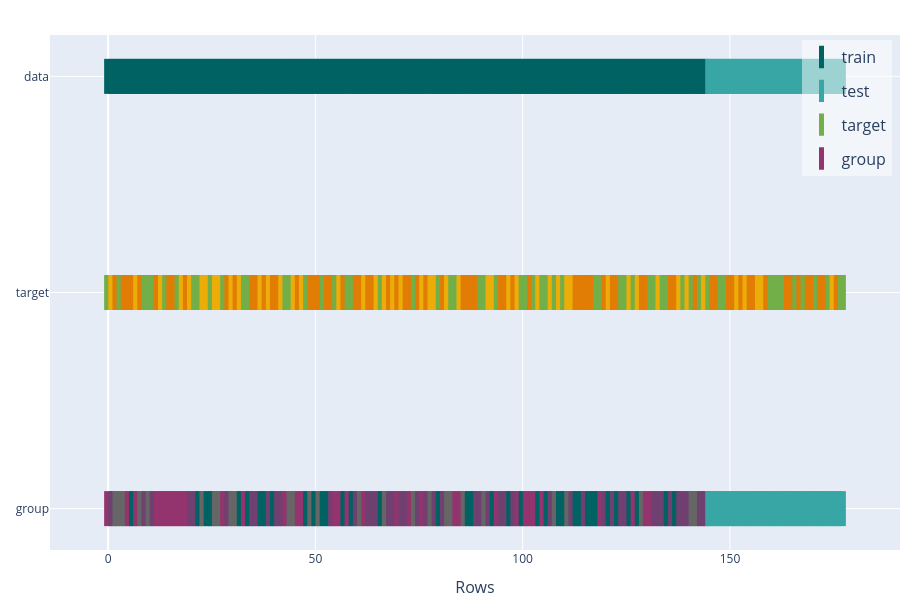

This figure's notebook cell:
### Code cell
# Visualize os grupos
experionml.plot_data_splits()

### Figure 1 — Plotly figure (JSON) as saved in the notebook; plotly's stock layout.template omitted (floating-point values rounded to 4 significant figures; data arrays with more than 128 entries replaced by an {"elided": "..."} marker saying what was removed)
{"data": [{"hovertemplate": "%{y}: train<extra></extra>", "legendgroup": "train", "line": {"color": "rgb(0, 98, 98)", "dash": "solid", "width": 2}, "marker": {"line": {"color": "rgba(0, 98, 98, 1)", "width": 8}, "size": 25, "symbol": "line-ns"}, "mode": "markers", "name": "train", "showlegend": true, "type": "scatter", "x": {"elided": "145 int values"}, "xaxis": "x", "y": {"elided": "145 str values"}, "yaxis": "y"}, {"hovertemplate": "%{y}: test<extra></extra>", "legendgroup": "test", "line": {"color": "rgb(56, 166, 165)", "dash": "solid", "width": 2}, "marker": {"line": {"color": "rgba(56, 166, 165, 1)", "width": 8}, "size": 25, "symbol": "line-ns"}, "mode": "markers", "name": "test", "showlegend": true, "type": "scatter", "x": [145, 146, 147, 148, 149, 150, 151, 152, 153, 154, 155, 156, 157, 158, 159, 160, 161, 162, 163, 164, 165, 166, 167, 168, 169, 170, 171, 172, 173, 174, 175, 176, 177], "xaxis": "x", "y": ["data", "data", "data", "data", "data", "data", "data", "data", "data", "data", "data", "data", "data", "data", "data", "data", "data", "data", "data", "data", "data", "data", "data", "data", "data", "data", "data", "data", "data", "data", "data", "data", "data"], "yaxis": "y"}, {"customdata": {"elided": "178 int values"}, "hovertemplate": "target: %{customdata}<extra></extra>", "legendgroup": "target", "line": {"color": "rgb(204, 80, 62)", "dash": "solid", "width": 2}, "marker": {"line": {"color": {"elided": "178 str values"}, "width": 8}, "size": 25, "symbol": "line-ns"}, "mode": "markers", "name": "target", "showlegend": true, "type": "scatter", "x": {"elided": "178 int values"}, "xaxis": "x", "y": {"elided": "178 str values"}, "yaxis": "y"}, {"customdata": {"elided": "178 int values"}, "hovertemplate": "group: %{customdata}<extra></extra>", "legendgroup": "group", "line": {"color": "rgb(115, 175, 72)", "dash": "solid", "width": 2}, "marker": {"line": {"color": {"elided": "178 str values"}, "width": 8}, "size": 25, "symbol": "line-ns"}, "mode": "markers", "name": "group", "showlegend": true, "type": "scatter", "x": {"elided": "178 int values"}, "xaxis": "x", "y": {"elided": "178 str values"}, "yaxis": "y"}], "layout": {"font": {"size": 12}, "height": 600, "hoverlabel": {"font": {"size": 16}}, "hovermode": "x unified", "legend": {"bgcolor": "rgba(255, 255, 255, 0.5)", "font": {"size": 16}, "groupclick": "togglegroup", "traceorder": "grouped", "x": 0.99, "xanchor": "right", "y": 0.99, "yanchor": "top"}, "margin": {"b": 50, "l": 50, "pad": 0, "r": 0, "t": 35}, "showlegend": true, "title": {"font": {"size": 24}, "pad": {"b": 15, "t": 15}, "x": 0.5, "xanchor": "center", "xref": "paper", "y": 1, "yanchor": "top"}, "width": 900, "xaxis": {"anchor": "y", "automargin": true, "domain": [0.0, 1.0], "title": {"font": {"size": 16}, "text": "Rows"}}, "yaxis": {"anchor": "x", "automargin": true, "autorange": "reversed", "domain": [0.0, 1.0], "title": {"font": {"size": 16}}}}}
